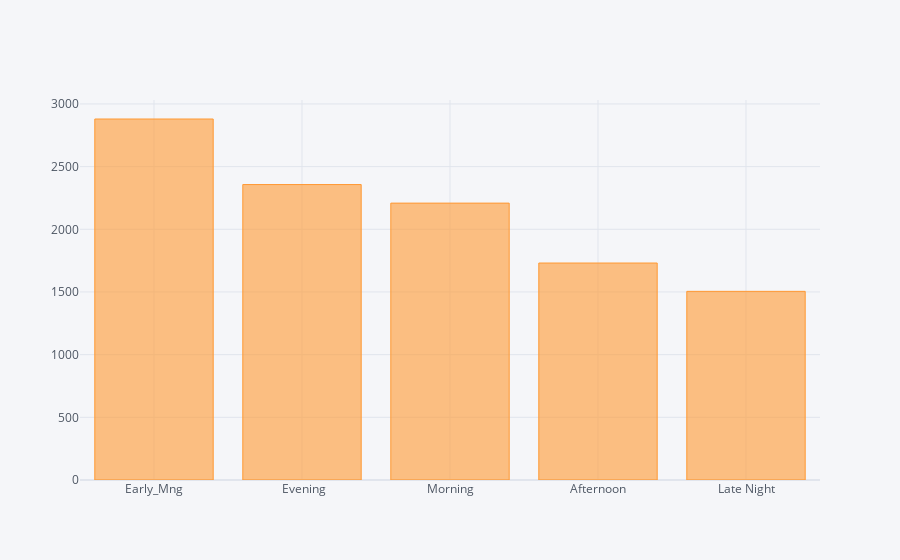

Source (notebook cell):
### Code cell
data['Dep_Time_hour'].apply(Time_extract).value_counts().iplot(kind='bar')

### Figure 1 — Plotly figure (JSON) as saved in the notebook; plotly's stock layout.template omitted (floating-point values rounded to 4 significant figures)
{"data": [{"marker": {"color": "rgba(255, 153, 51, 0.6)", "line": {"color": "rgba(255, 153, 51, 1.0)", "width": 1}}, "name": "Dep_Time_hour", "orientation": "v", "text": "", "type": "bar", "x": ["Early_Mng", " Evening", "Morning", "Afternoon", "Late Night"], "y": [2880, 2357, 2209, 1731, 1505]}], "layout": {"legend": {"bgcolor": "#F5F6F9", "font": {"color": "#4D5663"}}, "paper_bgcolor": "#F5F6F9", "plot_bgcolor": "#F5F6F9", "title": {"font": {"color": "#4D5663"}}, "xaxis": {"gridcolor": "#E1E5ED", "showgrid": true, "tickfont": {"color": "#4D5663"}, "title": {"font": {"color": "#4D5663"}, "text": ""}, "zerolinecolor": "#E1E5ED"}, "yaxis": {"gridcolor": "#E1E5ED", "showgrid": true, "tickfont": {"color": "#4D5663"}, "title": {"font": {"color": "#4D5663"}, "text": ""}, "zerolinecolor": "#E1E5ED"}}}
